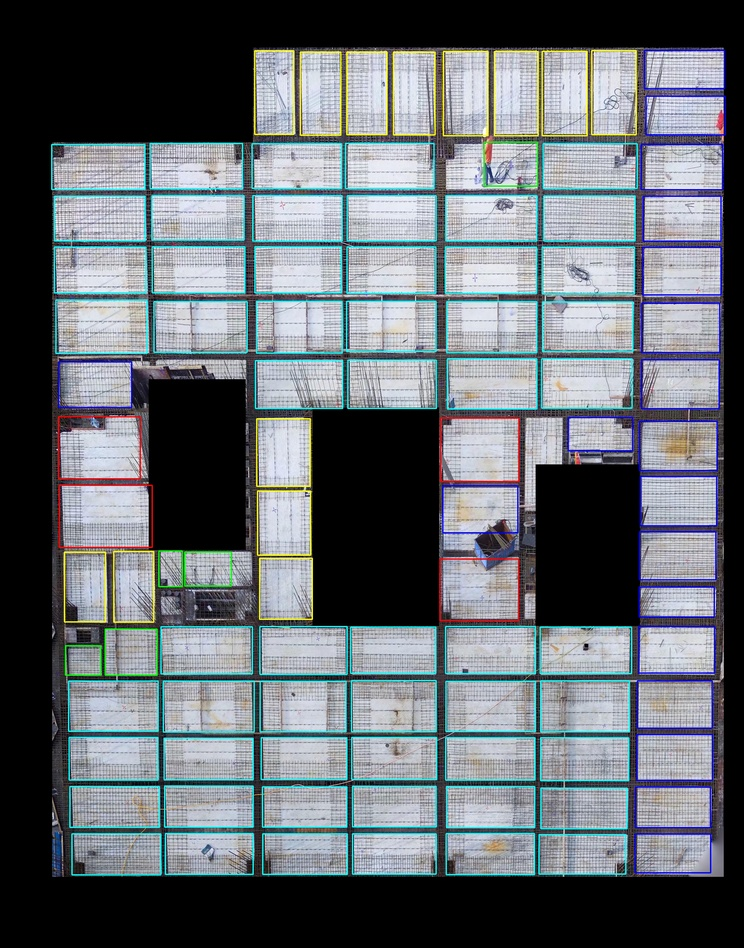
#> input picture bboxes_info.jpg, 744 x 948 px, shrunk from 2867 x 3650 before the run
$ python -i fit_rebars.py   (imports and definitions only)
#> lines starting #> are read from the running program, lines starting #| are printed output that depends on the picture; after the words box and inside, x2 and y2 are one past the last pixel; in counts of white or black regions, pixels touching at a corner belong together
import cv2
import numpy as np
import matplotlib.pyplot as plt

inputImgHead = "rebar_"
inputImgTail = ".jpg"

outputImgHead = "_edges"
outputLineHead = "_lines"
outputAllLineHead = "_lines_all"
outputImgTail = ".png"

dataIndex = 1

minLineLength=50

def fitStraightLines(imagePath):

#> called with imagePath = 'bboxes_info.jpg'
    print("processing data " + imagePath)
    # Detect edges
    img = cv2.imread(imagePath)
#> img is the input picture: shape (948, 744, 3); mean B, G, R 114.8, 109.4, 103.1
    imggray = cv2.cvtColor(img, cv2.COLOR_BGR2GRAY)
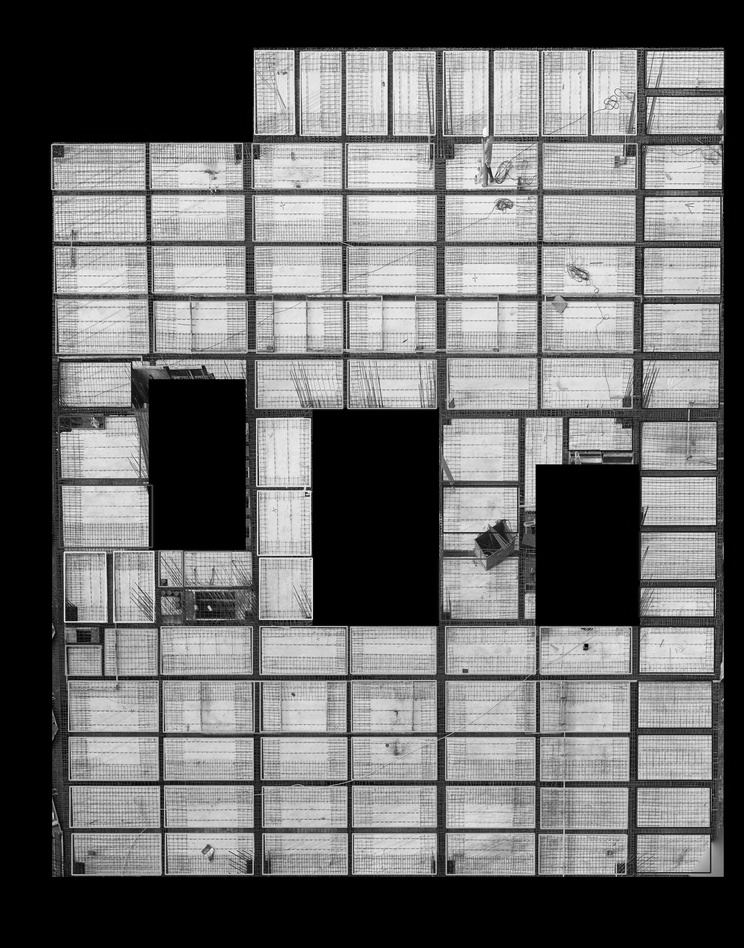
#> imggray: shape (948, 744); min 0, max 254, mean 108.1
    blurred = cv2.GaussianBlur(imggray, (5, 5), 0)
    edges = cv2.Canny(blurred,50,300)
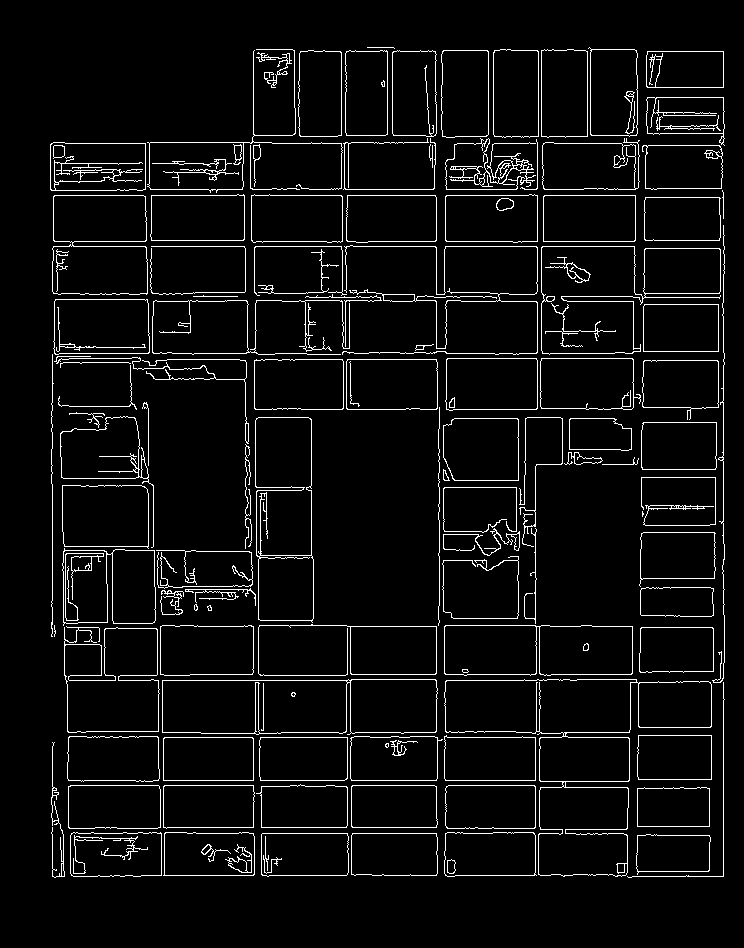
#> edges: shape (948, 744); 5.1% white in thin lines or dots, all inside (x1, y1, x2, y2) = (50, 47, 725, 878)

#> (the run stopped early here; a loop or call above may not have finished)
